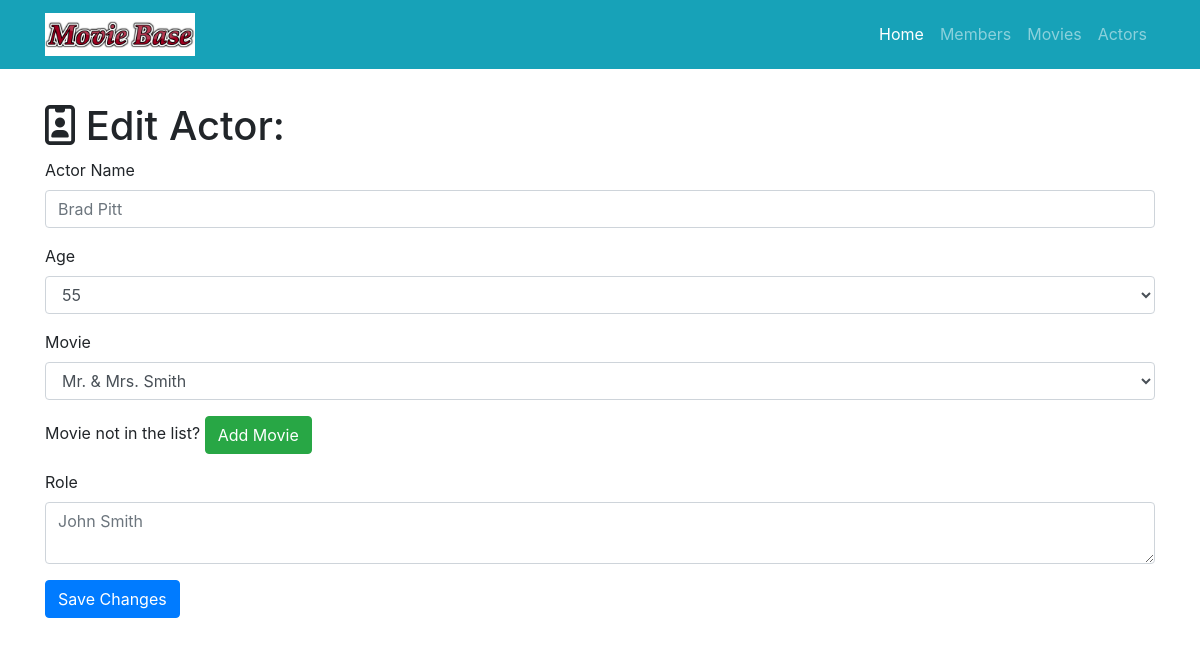
Screenshot of /actor-directory/edit/3 with the database file from the repository.
### project.py (models this page shows)
class Actor(db.Model):
    __tablename__ = 'actors'
    id = db.Column(db.Integer, primary_key=True)
    actor_name = db.Column(db.String(256))
    age = db.Column(db.Integer)
    role = db.Column(db.String(64))
    movie_id = db.Column(db.Integer, db.ForeignKey('movies.id'))

### project.py (the view, shortened to what this page needs)
@app.route('/actor-directory/edit/<int:id>', methods=['GET', 'POST'])
def edit_actor(id):
    actor = Actor.query.filter_by(id=id).first()
    if request.method == 'GET':
        movies = Movie.query.all()
        return render_template('actor-edit.html', actor=actor, movies=movies)

### templates/actor-edit.html (shortened to what this page needs)
{% extends "home-base.html" %}
{% block head%}
  {{super()}}
{% endblock %}
{% block page_content %}
<div class="container">
   <h1 class="mt-5"><i class="fa fa-id-badge" aria-hidden="true"></i> Edit Actor:</h1>
   <form action="/actor-directory/edit/{{actor.id}}" method="post">
     <div class="form-group">
     <label>Actor Name</label>
     <input class="form-control" type="text" name="name" placeholder="{{actor.actor_name}}" required="true">
  </div>
  <div class="form-group">
    <label>Age</label>
          <select class="form-control" name="age" placeholder="{{actor.age}}">
            {% for i in range(1, 100) %}
              {% if i == actor.age %}
                <option selected="selected">{{i}}</option>
              {% else %}
                <option>{{i}}</option>
              {% endif %}
            {% endfor %}
          </select>
        </div>
        <div class="form-group">
             <label>Movie</label>
             <select class="form-control" name="movie">
               {% for movie in movies %}
                 {% if movie == actor.movie %}
                   <option selected="selected">{{movie.title}}</option>
                 {% else %}
                   <option>{{movie.title}}</option>
                 {% endif %}
               {% endfor %}
             </select>
           </div>
           <div class="form-group">
             Movie not in the list? <a href="/movie/add" class="btn btn-success" role="button" aria-disabled="true">Add Movie</a>
           </div>
    <div class="form-group">
      <label>Role</label>
      <textarea class="form-control" name="role" value="{{actor.role}}" placeholder="{{actor.role}}" required="true"></textarea>
    </div>
    <button type="submit" class="btn btn-primary">Save Changes</button>
   </form>
 </div>
{% endblock %}

### templates/actor-edit.html (style rules this page uses)
body { padding-top: 54px; }

### rows the page displays
Actor: name "Brad Pitt", age "55", role "John Smith"

### other values shown
form field movie "Mr. & Mrs. Smith"
